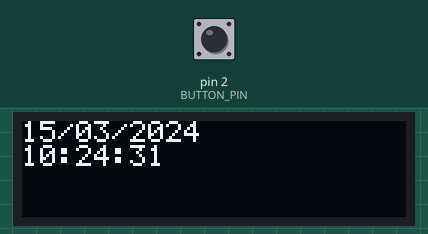
This sketch was run on a simulated Arduino Uno, built with avr-gcc and run on an emulated ATmega328P. Parts: 128×32 one-colour display. Inputs (shaded band) come from the test bench; at power-on: pin 2 (BUTTON_PIN) HIGH. The local clock reads 2024-03-15 10:24:30 at power-on unless the sketch sets it.

Above: at 1.6 s.
1.7 s: pin 2 (BUTTON_PIN) pulled LOW for 0.15 s
At 7.7 s:
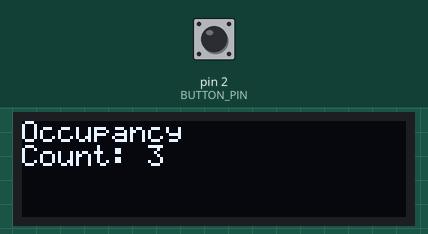
8.8 s: pin 2 (BUTTON_PIN) pulled LOW for 0.15 s
At 9.8 s:
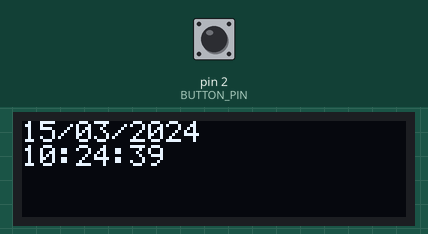
10.5 s: pin 2 (BUTTON_PIN) pulled LOW for 3.2 s
At 16.9 s:
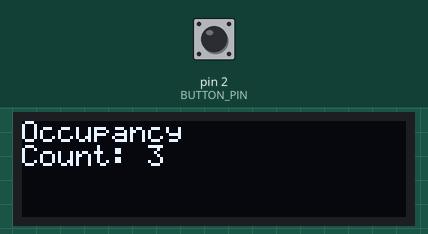
Timing chart, 0 to 17.7 s (numbered marks = the images above; inputs shaded):
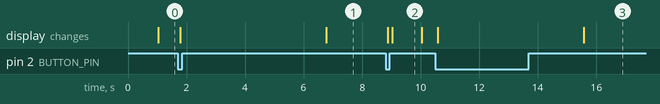

The sketch:

OLED_switcher.ino
```cpp
#include <Wire.h>
#include "SSD1306Ascii.h"
#include "SSD1306AsciiWire.h"
#include "RTClib.h"

#define I2C_ADDRESS 0x3C
#define BUTTON_PIN 2
#define SCREEN_INTERVAL 5000UL      // 5 seconds
#define MESSAGE_DURATION 2000UL     // 2 seconds
#define TIME_UPDATE_INTERVAL 1000UL // 1 second
#define DEBOUNCE_DELAY 50UL        // 150 ms debounce

SSD1306AsciiWire oled;
RTC_DS3231 rtc;

struct DisplayData {
  int aqi = 42;
  int fanSpeed = 67;
  int occupancyCount = 3;
  DateTime currentTime;
} data;

enum ScreenType { SCREEN_TIME, SCREEN_AQI, SCREEN_OCCUPANCY, SCREEN_MESSAGE };
ScreenType currentScreen = SCREEN_TIME;

unsigned long lastScreenSwitch = 0;
unsigned long lastTimeUpdate = 0;
unsigned long messageStartTime = 0;
unsigned long lastButtonTime = 0;

bool lastButtonState = HIGH;
bool buttonPressed = false;

String messageLine1, messageLine2, messageLine3;

void setup() {
  Wire.begin();
  Wire.setClock(400000L);
  pinMode(BUTTON_PIN, INPUT_PULLUP);

  oled.begin(&Adafruit128x32, I2C_ADDRESS);
  oled.setFont(System5x7);
  oled.clear();

  if (!rtc.begin()) {
    oled.println("Couldn't find RTC");
    while (1);
  }

  data.currentTime = rtc.now();
  drawCurrentScreen();
}

void loop() {
  unsigned long nowMillis = millis();
  handleButton(nowMillis);
  handleTimeUpdate(nowMillis);
  handleScreenSwitch(nowMillis);
}

// ================= BUTTON HANDLER ===================
void handleButton(unsigned long nowMillis) {
  bool buttonState = digitalRead(BUTTON_PIN);

  // Debounce
  if (buttonState != lastButtonState) {
    lastButtonTime = nowMillis;
    lastButtonState = buttonState;
  }

  if (buttonState == LOW && !buttonPressed && (nowMillis - lastButtonTime > DEBOUNCE_DELAY)) {
    buttonPressed = true;
    nextScreen();
    lastScreenSwitch = nowMillis; // reset the timer
  }

  if (buttonState == HIGH && buttonPressed && (nowMillis - lastButtonTime > DEBOUNCE_DELAY)) {
    buttonPressed = false; // ready for next press
  }
}

// ================= TIME HANDLER =====================
void handleTimeUpdate(unsigned long nowMillis) {
  if (nowMillis - lastTimeUpdate >= TIME_UPDATE_INTERVAL) {
    lastTimeUpdate = nowMillis;
    data.currentTime = rtc.now(); // always update time

    if (currentScreen == SCREEN_TIME) {
      drawCurrentScreen(); // refresh once per second on time screen
    }
  }
}

// ================= SCREEN SWITCHER ==================
void handleScreenSwitch(unsigned long nowMillis) {
  if (currentScreen == SCREEN_MESSAGE) {
    if (nowMillis - messageStartTime >= MESSAGE_DURATION) {
      currentScreen = SCREEN_TIME;
      drawCurrentScreen();
    }
    return;
  }

  if (nowMillis - lastScreenSwitch >= SCREEN_INTERVAL) {
    nextScreen();
    lastScreenSwitch = nowMillis;
  }
}

// ================= NAVIGATION =======================
void nextScreen() {
  switch (currentScreen) {
    case SCREEN_TIME: currentScreen = SCREEN_AQI; break;
    case SCREEN_AQI: currentScreen = SCREEN_OCCUPANCY; break;
    case SCREEN_OCCUPANCY: currentScreen = SCREEN_TIME; break;
    default: currentScreen = SCREEN_TIME; break;
  }
  drawCurrentScreen();
}

void showOccupancyScreen() {
  currentScreen = SCREEN_OCCUPANCY;
  drawCurrentScreen();
  lastScreenSwitch = millis();
}

void showTemporaryMessage(const String& line1, const String& line2 = "", const String& line3 = "") {
  messageLine1 = line1;
  messageLine2 = line2;
  messageLine3 = line3;
  currentScreen = SCREEN_MESSAGE;
  messageStartTime = millis();
  drawMessageScreen();
}

// ================= DRAWING ==========================
void drawCurrentScreen() {
  oled.clear();

  switch (currentScreen) {
    case SCREEN_TIME:        drawTimeScreen(); break;
    case SCREEN_AQI:         drawAQIScreen(); break;
    case SCREEN_OCCUPANCY:   drawOccupancyScreen(); break;
    case SCREEN_MESSAGE:     drawMessageScreen(); break;
  }
}

void drawTimeScreen() {
  char buffer[32];
  sprintf(buffer, "%02d/%02d/%04d", data.currentTime.day(), data.currentTime.month(), data.currentTime.year());
  oled.setCursor(0, 0);
  oled.println(buffer);

  sprintf(buffer, "%02d:%02d:%02d", data.currentTime.hour(), data.currentTime.minute(), data.currentTime.second());
  oled.setCursor(0, 16);
  oled.println(buffer);
}

void drawAQIScreen() {
  oled.setCursor(0, 8);  // vertically centered
  oled.print("AQI: ");
  oled.println(data.aqi);

  oled.setCursor(0, 16);
  oled.print("Fan: ");
  oled.print(data.fanSpeed);
  oled.println("%");
}

void drawOccupancyScreen() {
  oled.setCursor(0, 8);
  oled.println("Occupancy");
  oled.setCursor(0, 16);
  oled.print("Count: ");
  oled.println(data.occupancyCount);
}

void drawMessageScreen() {
  oled.clear();

  int totalLines = 0;
  if (messageLine1.length()) totalLines++;
  if (messageLine2.length()) totalLines++;
  if (messageLine3.length()) totalLines++;

  int startY = (32 - (totalLines * 8)) / 2;
  int y = startY;

  if (messageLine1.length()) { oled.setCursor(0, y); oled.println(messageLine1); y += 8; }
  if (messageLine2.length()) { oled.setCursor(0, y); oled.println(messageLine2); y += 8; }
  if (messageLine3.length()) { oled.setCursor(0, y); oled.println(messageLine3); }
}
```

Measured:
- after the input at 8.8 s, the display: first changes after 0.08 s (image 2 shows a later state)
- what the display in image 2 shows lasts 1.0 s, from 9.0 s to 10.0 s
